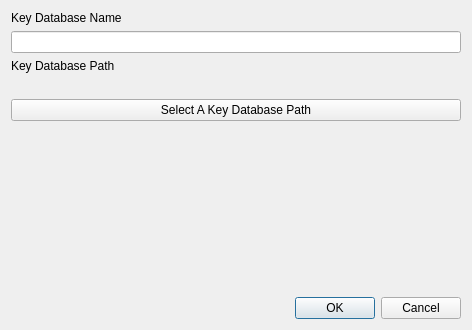
<?xml version="1.0" encoding="UTF-8"?>
<ui version="4.0">
 <class>KeyDatabaseEditDialog</class>
 <widget class="QDialog" name="KeyDatabaseEditDialog">
  <property name="geometry">
   <rect>
    <x>0</x>
    <y>0</y>
    <width>472</width>
    <height>330</height>
   </rect>
  </property>
  <property name="windowTitle">
   <string>Key Database Info</string>
  </property>
  <layout class="QVBoxLayout" name="verticalLayout">
   <item>
    <layout class="QVBoxLayout" name="verticalLayout_2">
     <item>
      <widget class="QLabel" name="keyDBNameLabel">
       <property name="text">
        <string>Key Database Name</string>
       </property>
      </widget>
     </item>
     <item>
      <widget class="QLineEdit" name="keyDBNameLineEdit"/>
     </item>
     <item>
      <widget class="QLabel" name="keyDBPathLabel">
       <property name="text">
        <string>Key Database Path</string>
       </property>
      </widget>
     </item>
     <item>
      <widget class="QLabel" name="keyDBPathShowLabel">
       <property name="text">
        <string/>
       </property>
       <property name="wordWrap">
        <bool>true</bool>
       </property>
      </widget>
     </item>
     <item>
      <widget class="QPushButton" name="selectKeyDBButton">
       <property name="text">
        <string>Select A Key Database Path</string>
       </property>
      </widget>
     </item>
     <item>
      <spacer name="verticalSpacer">
       <property name="orientation">
        <enum>Qt::Vertical</enum>
       </property>
       <property name="sizeHint" stdset="0">
        <size>
         <width>20</width>
         <height>40</height>
        </size>
       </property>
      </spacer>
     </item>
    </layout>
   </item>
   <item>
    <widget class="QDialogButtonBox" name="buttonBox">
     <property name="orientation">
      <enum>Qt::Horizontal</enum>
     </property>
     <property name="standardButtons">
      <set>QDialogButtonBox::Cancel|QDialogButtonBox::Ok</set>
     </property>
    </widget>
   </item>
  </layout>
 </widget>
 <resources/>
 <connections>
  <connection>
   <sender>buttonBox</sender>
   <signal>accepted()</signal>
   <receiver>KeyDatabaseEditDialog</receiver>
   <slot>accept()</slot>
   <hints>
    <hint type="sourcelabel">
     <x>248</x>
     <y>254</y>
    </hint>
    <hint type="destinationlabel">
     <x>157</x>
     <y>274</y>
    </hint>
   </hints>
  </connection>
  <connection>
   <sender>buttonBox</sender>
   <signal>rejected()</signal>
   <receiver>KeyDatabaseEditDialog</receiver>
   <slot>reject()</slot>
   <hints>
    <hint type="sourcelabel">
     <x>316</x>
     <y>260</y>
    </hint>
    <hint type="destinationlabel">
     <x>286</x>
     <y>274</y>
    </hint>
   </hints>
  </connection>
 </connections>
</ui>
